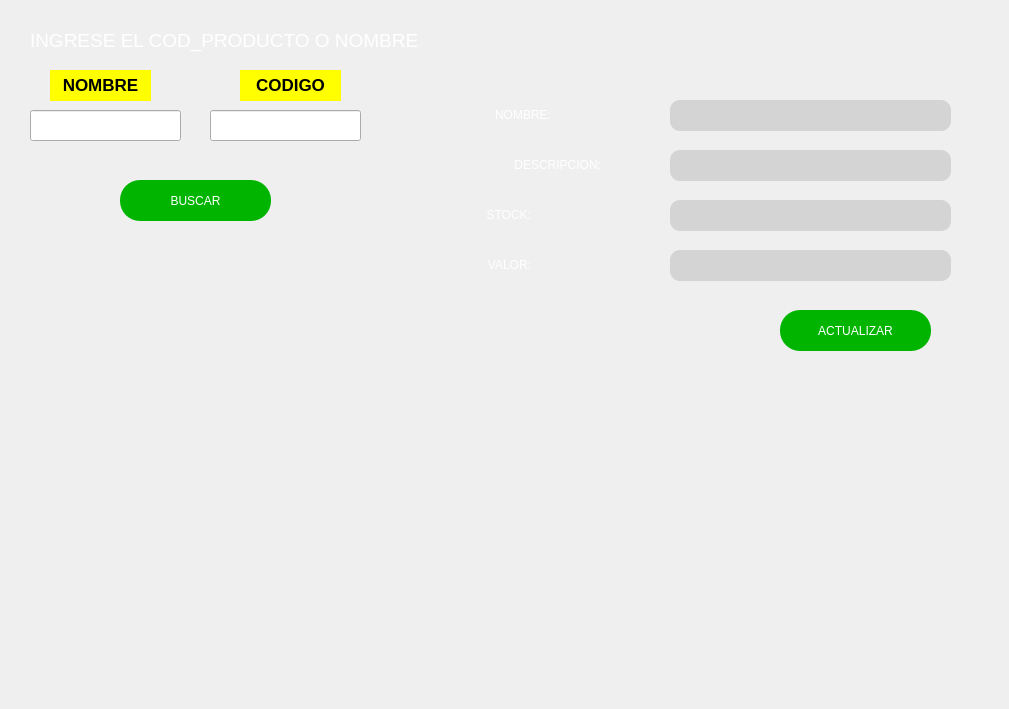
    <widget class="QWidget" name="tab_ACTUALIZAR">
     <attribute name="title">
      <string>Actualizar Productos</string>
     </attribute>
     <widget class="QLabel" name="label_5">
      <property name="geometry">
       <rect>
        <x>0</x>
        <y>-20</y>
        <width>1000</width>
        <height>700</height>
       </rect>
      </property>
      <property name="styleSheet">
       <string notr="true">background-image: url(C:/Users/User/Downloads/home.jpg);
background-repeat: no-repeat;
background-position: center center;
background-size: cover;</string>
      </property>
      <property name="text">
       <string/>
      </property>
      <property name="pixmap">
       <pixmap>../../Downloads/Downloads/principal.png</pixmap>
      </property>
      <property name="scaledContents">
       <bool>true</bool>
      </property>
     </widget>
     <widget class="QLabel" name="label_16">
      <property name="geometry">
       <rect>
        <x>30</x>
        <y>20</y>
        <width>391</width>
        <height>41</height>
       </rect>
      </property>
      <property name="text">
       <string>&lt;html&gt;&lt;head/&gt;&lt;body&gt;&lt;p&gt;&lt;span style=&quot; font-size:14pt; color:#ffffff;&quot;&gt;INGRESE EL COD_PRODUCTO O NOMBRE&lt;/span&gt;&lt;/p&gt;&lt;/body&gt;&lt;/html&gt;</string>
      </property>
     </widget>
     <widget class="QLineEdit" name="line_ACTUALIZAR">
      <property name="geometry">
       <rect>
        <x>210</x>
        <y>110</y>
        <width>151</width>
        <height>31</height>
       </rect>
      </property>
     </widget>
     <widget class="QLabel" name="label_17">
      <property name="geometry">
       <rect>
        <x>430</x>
        <y>200</y>
        <width>101</width>
        <height>31</height>
       </rect>
      </property>
      <property name="styleSheet">
       <string notr="true">font: 16pt &quot;MS Shell Dlg 2&quot;;
color: white;</string>
      </property>
      <property name="text">
       <string>&lt;html&gt;&lt;head/&gt;&lt;body&gt;&lt;p align=&quot;right&quot;&gt;STOCK:&lt;/p&gt;&lt;/body&gt;&lt;/html&gt;</string>
      </property>
     </widget>
     <widget class="QLineEdit" name="line_VALO_2">
      <property name="geometry">
       <rect>
        <x>670</x>
        <y>250</y>
        <width>281</width>
        <height>31</height>
       </rect>
      </property>
      <property name="styleSheet">
       <string notr="true">border-radius:10px;
font: 14pt &quot;MS Shell Dlg 2&quot;;
background-color: rgb(212, 212, 212);
</string>
      </property>
      <property name="echoMode">
       <enum>QLineEdit::Normal</enum>
      </property>
     </widget>
     <widget class="QLabel" name="label_18">
      <property name="geometry">
       <rect>
        <x>450</x>
        <y>100</y>
        <width>101</width>
        <height>31</height>
       </rect>
      </property>
      <property name="styleSheet">
       <string notr="true">font: 16pt &quot;MS Shell Dlg 2&quot;;
color: white;</string>
      </property>
      <property name="text">
       <string>&lt;html&gt;&lt;head/&gt;&lt;body&gt;&lt;p align=&quot;right&quot;&gt;NOMBRE:&lt;/p&gt;&lt;/body&gt;&lt;/html&gt;</string>
      </property>
     </widget>
     <widget class="QLabel" name="label_20">
      <property name="geometry">
       <rect>
        <x>360</x>
        <y>250</y>
        <width>171</width>
        <height>31</height>
       </rect>
      </property>
      <property name="styleSheet">
       <string notr="true">font: 16pt &quot;MS Shell Dlg 2&quot;;
color: white;</string>
      </property>
      <property name="text">
       <string>&lt;html&gt;&lt;head/&gt;&lt;body&gt;&lt;p align=&quot;right&quot;&gt;VALOR:&lt;/p&gt;&lt;/body&gt;&lt;/html&gt;</string>
      </property>
     </widget>
     <widget class="QLineEdit" name="line_STOCK_2">
      <property name="geometry">
       <rect>
        <x>670</x>
        <y>200</y>
        <width>281</width>
        <height>31</height>
       </rect>
      </property>
      <property name="styleSheet">
       <string notr="true">border-radius:10px;
font: 14pt &quot;MS Shell Dlg 2&quot;;
background-color: rgb(212, 212, 212);
</string>
      </property>
      <property name="echoMode">
       <enum>QLineEdit::Normal</enum>
      </property>
     </widget>
     <widget class="QLabel" name="label_22">
      <property name="geometry">
       <rect>
        <x>390</x>
        <y>150</y>
        <width>211</width>
        <height>31</height>
       </rect>
      </property>
      <property name="styleSheet">
       <string notr="true">font: 16pt &quot;MS Shell Dlg 2&quot;;
color: white;</string>
      </property>
      <property name="text">
       <string>&lt;html&gt;&lt;head/&gt;&lt;body&gt;&lt;p align=&quot;right&quot;&gt;DESCRIPCION:&lt;/p&gt;&lt;/body&gt;&lt;/html&gt;</string>
      </property>
     </widget>
     <widget class="QLineEdit" name="line_NOMBRE_2">
      <property name="geometry">
       <rect>
        <x>670</x>
        <y>100</y>
        <width>281</width>
        <height>31</height>
       </rect>
      </property>
      <property name="styleSheet">
       <string notr="true">border-radius:10px;
font: 14pt &quot;MS Shell Dlg 2&quot;;
background-color: rgb(212, 212, 212);
</string>
      </property>
      <property name="echoMode">
       <enum>QLineEdit::Normal</enum>
      </property>
     </widget>
     <widget class="QLineEdit" name="line_DESCR_2">
      <property name="geometry">
       <rect>
        <x>670</x>
        <y>150</y>
        <width>281</width>
        <height>31</height>
       </rect>
      </property>
      <property name="styleSheet">
       <string notr="true">border-radius:10px;
font: 14pt &quot;MS Shell Dlg 2&quot;;
background-color: rgb(212, 212, 212);
</string>
      </property>
      <property name="echoMode">
       <enum>QLineEdit::Normal</enum>
      </property>
     </widget>
     <widget class="QPushButton" name="Button_ACTUALIZAR">
      <property name="geometry">
       <rect>
        <x>780</x>
        <y>310</y>
        <width>151</width>
        <height>41</height>
       </rect>
      </property>
      <property name="styleSheet">
       <string notr="true">border-radius:20px;
background-color: rgb(0, 180, 0);
color: rgb(255, 255, 255);
font: 14pt &quot;MS Shell Dlg 2&quot;;
</string>
      </property>
      <property name="text">
       <string>ACTUALIZAR</string>
      </property>
     </widget>
     <widget class="QLabel" name="label_ACTUALIZAR">
      <property name="geometry">
       <rect>
        <x>70</x>
        <y>180</y>
        <width>261</width>
        <height>31</height>
       </rect>
      </property>
      <property name="font">
       <font>
        <family>MS Shell Dlg 2</family>
        <pointsize>14</pointsize>
        <weight>50</weight>
        <italic>false</italic>
        <bold>false</bold>
       </font>
      </property>
      <property name="styleSheet">
       <string notr="true">font: 14pt &quot;MS Shell Dlg 2&quot;;
color: rgb(252, 255, 39);</string>
      </property>
      <property name="text">
       <string/>
      </property>
      <property name="textInteractionFlags">
       <set>Qt::LinksAccessibleByMouse</set>
      </property>
     </widget>
     <widget class="QLabel" name="label_AGREGAR_2">
      <property name="geometry">
       <rect>
        <x>480</x>
        <y>380</y>
        <width>411</width>
        <height>41</height>
       </rect>
      </property>
      <property name="font">
       <font>
        <family>MS Shell Dlg 2</family>
        <pointsize>14</pointsize>
        <weight>50</weight>
        <italic>false</italic>
        <bold>false</bold>
       </font>
      </property>
      <property name="layoutDirection">
       <enum>Qt::LeftToRight</enum>
      </property>
      <property name="styleSheet">
       <string notr="true">font: 14pt &quot;MS Shell Dlg 2&quot;;
color: rgb(252, 255, 39);</string>
      </property>
      <property name="text">
       <string/>
      </property>
     </widget>
     <widget class="QLineEdit" name="line_ACTUALIZAR_2">
      <property name="geometry">
       <rect>
        <x>30</x>
        <y>110</y>
        <width>151</width>
        <height>31</height>
       </rect>
      </property>
     </widget>
     <widget class="QLabel" name="label_CODIGO_5">
      <property name="geometry">
       <rect>
        <x>50</x>
        <y>70</y>
        <width>101</width>
        <height>31</height>
       </rect>
      </property>
      <property name="font">
       <font>
        <pointsize>13</pointsize>
        <weight>75</weight>
        <bold>true</bold>
       </font>
      </property>
      <property name="layoutDirection">
       <enum>Qt::RightToLeft</enum>
      </property>
      <property name="styleSheet">
       <string notr="true">background-color: rgb(85, 255, 255);

background-color: rgb(255, 255, 0);</string>
      </property>
      <property name="text">
       <string>&lt;html&gt;&lt;head/&gt;&lt;body&gt;&lt;p align=&quot;center&quot;&gt;NOMBRE&lt;/p&gt;&lt;/body&gt;&lt;/html&gt;</string>
      </property>
     </widget>
     <widget class="QLabel" name="label_CODIGO_6">
      <property name="geometry">
       <rect>
        <x>240</x>
        <y>70</y>
        <width>101</width>
        <height>31</height>
       </rect>
      </property>
      <property name="font">
       <font>
        <pointsize>13</pointsize>
        <weight>75</weight>
        <bold>true</bold>
       </font>
      </property>
      <property name="layoutDirection">
       <enum>Qt::RightToLeft</enum>
      </property>
      <property name="styleSheet">
       <string notr="true">background-color: rgb(85, 255, 255);

background-color: rgb(255, 255, 0);</string>
      </property>
      <property name="text">
       <string>&lt;html&gt;&lt;head/&gt;&lt;body&gt;&lt;p align=&quot;center&quot;&gt;CODIGO&lt;/p&gt;&lt;/body&gt;&lt;/html&gt;</string>
      </property>
     </widget>
     <widget class="QPushButton" name="Button_BUSCAR_PRODUC">
      <property name="geometry">
       <rect>
        <x>120</x>
        <y>180</y>
        <width>151</width>
        <height>41</height>
       </rect>
      </property>
      <property name="styleSheet">
       <string notr="true">border-radius:20px;
background-color: rgb(0, 180, 0);
color: rgb(255, 255, 255);
font: 14pt &quot;MS Shell Dlg 2&quot;;
</string>
      </property>
      <property name="text">
       <string>BUSCAR</string>
      </property>
     </widget>
    </widget>
